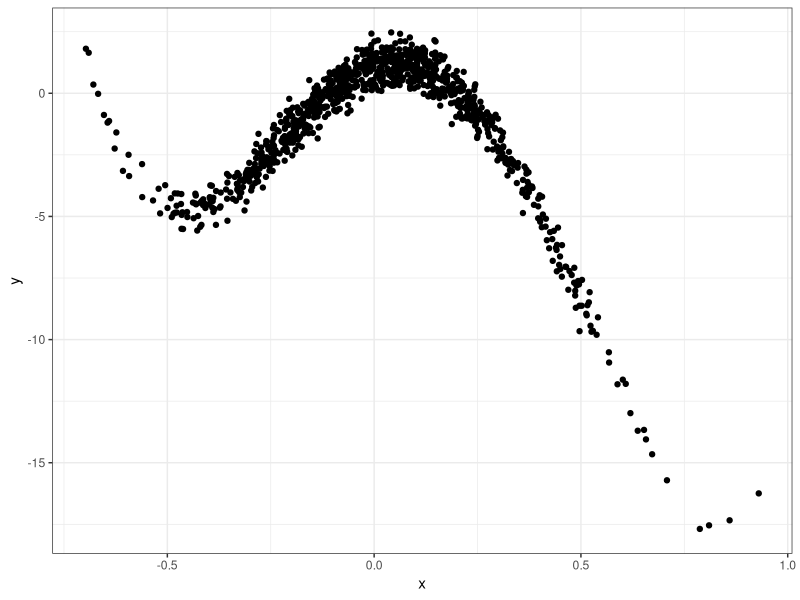
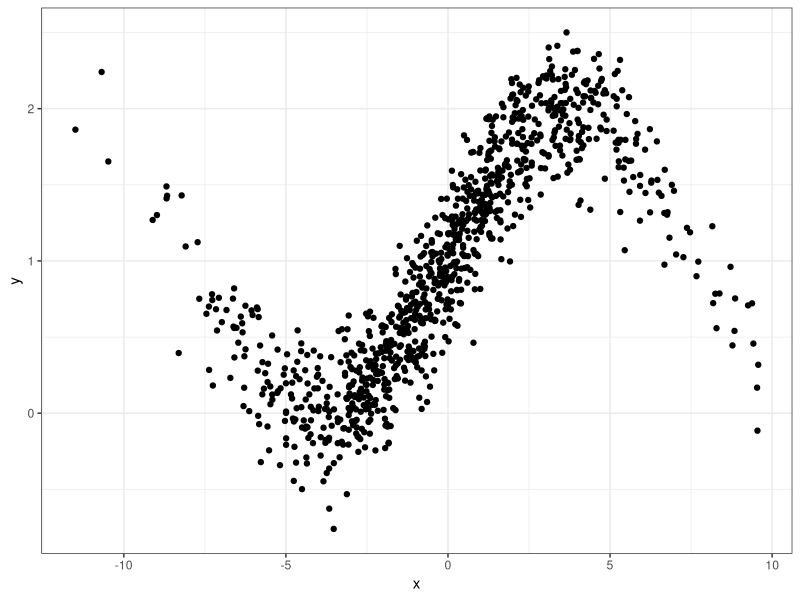
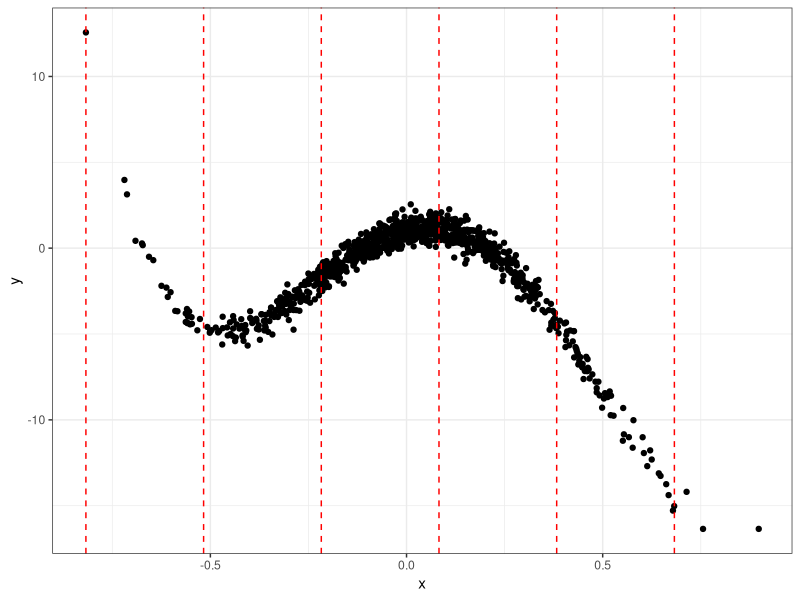
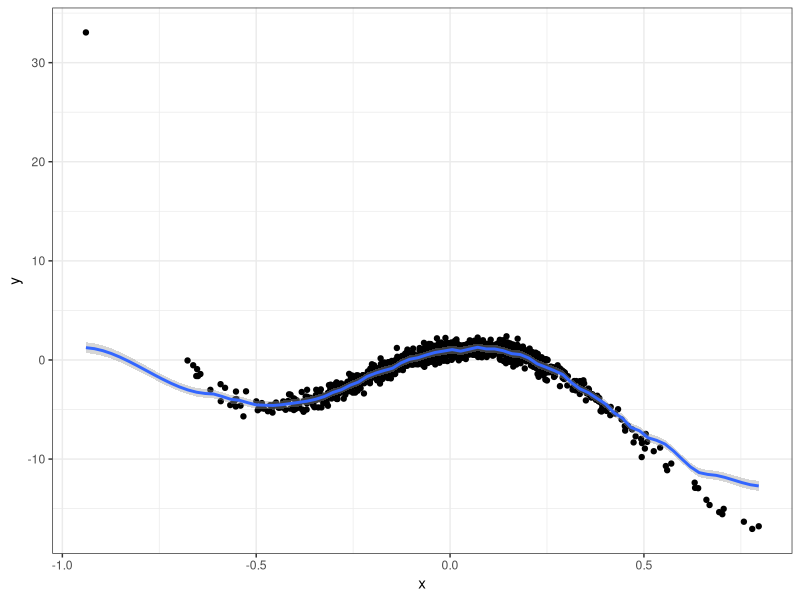
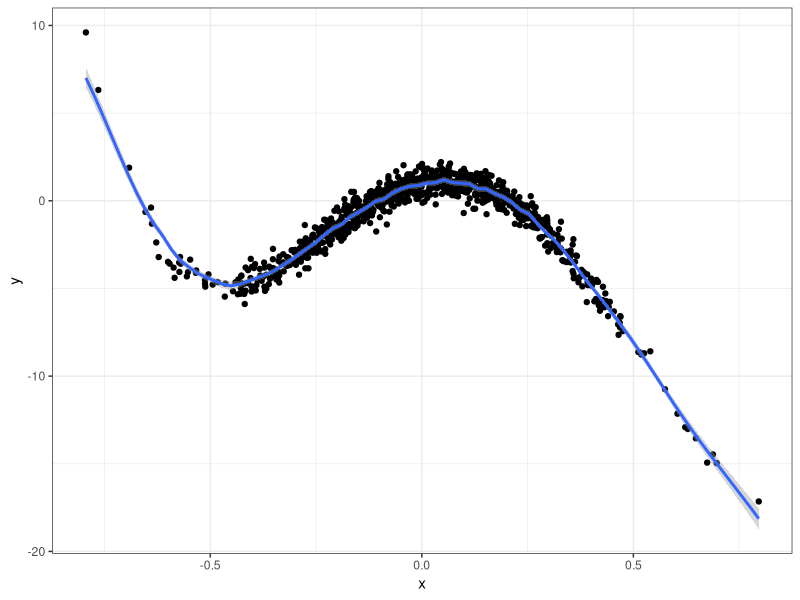

These charts were generated, in order, by the following R code:
## ---- chunk 1
library(tidyverse)
x <- rnorm(1000, sd = 0.25)
y <- 1 + 5.3 * x - 45 * x^2 - 35.5 * x^3 + 60 * x^4 + rnorm(1000, sd = 0.5)
ggplot(tibble(x=x, y=y), aes(x,y)) + geom_point() + theme_bw()
## ---- chunk 2
library(tidyverse)
x <- rnorm(1000, sd = 3.5)
y <- 1 + sinpi(x/8) + rnorm(1000, sd = 0.25)
ggplot(tibble(x=x, y=y), aes(x,y)) + geom_point() + theme_bw()
## ---- chunk 3
library(tidyverse)
x <- rnorm(1000, sd = 0.25)
y <- 1 + 5.3 * x - 45 * x^2 - 35.5 * x^3 + 60 * x^4 + rnorm(1000, sd = 0.5)
## ---- chunk 4
x <- rnorm(1000, sd = 0.25)
y <- 1 + 5.3 * x - 45 * x^2 - 35.5 * x^3 + 60 * x^4 + rnorm(1000, sd = 0.5)
xx <- seq(from = range(x)[1], to = range(x)[2], by = 0.3)

ggplot(tibble(x=x, y=y), aes(x,y)) + 
  geom_point() +
  geom_vline(xintercept = xx, col = "red", lty = 2) +
  theme_bw()
## ---- chunk 5
x <- rnorm(1000, sd = 0.25)
y <- 1 + 5.3 * x - 45 * x^2 - 35.5 * x^3 + 60 * x^4 + rnorm(1000, sd = 0.5)
ggplot(tibble(x=x, y=y), aes(x,y)) + 
  geom_point() +
  stat_smooth(method = stats::loess, 
              method.args = list(degree = 0,
                                 span = 0.05)) +
  theme_bw()
## ---- chunk 6
x <- rnorm(1000, sd = 0.25)
y <- 1 + 5.3 * x - 45 * x^2 - 35.5 * x^3 + 60 * x^4 + rnorm(1000, sd = 0.5)
ggplot(tibble(x=x, y=y), aes(x,y)) + 
  geom_point() +
  stat_smooth(method = stats::loess, 
              method.args = list(degree = 1,
                                 span = 0.05)) +
  theme_bw()
